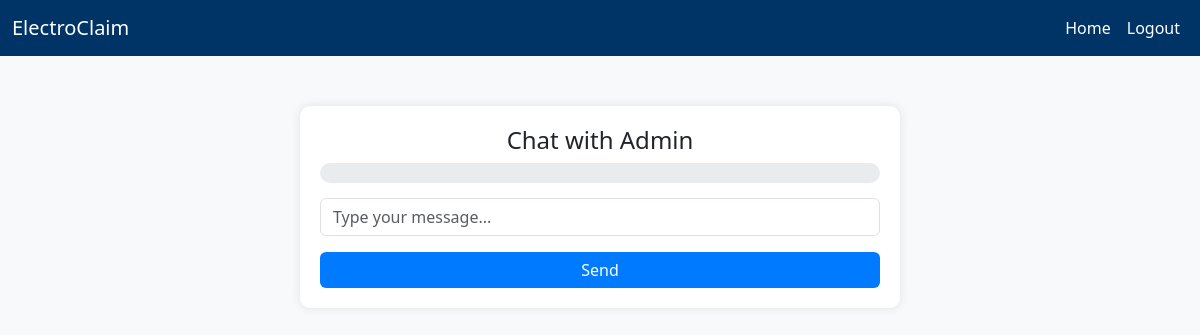
Before: /chat/3/ (signed in) with the older database file.
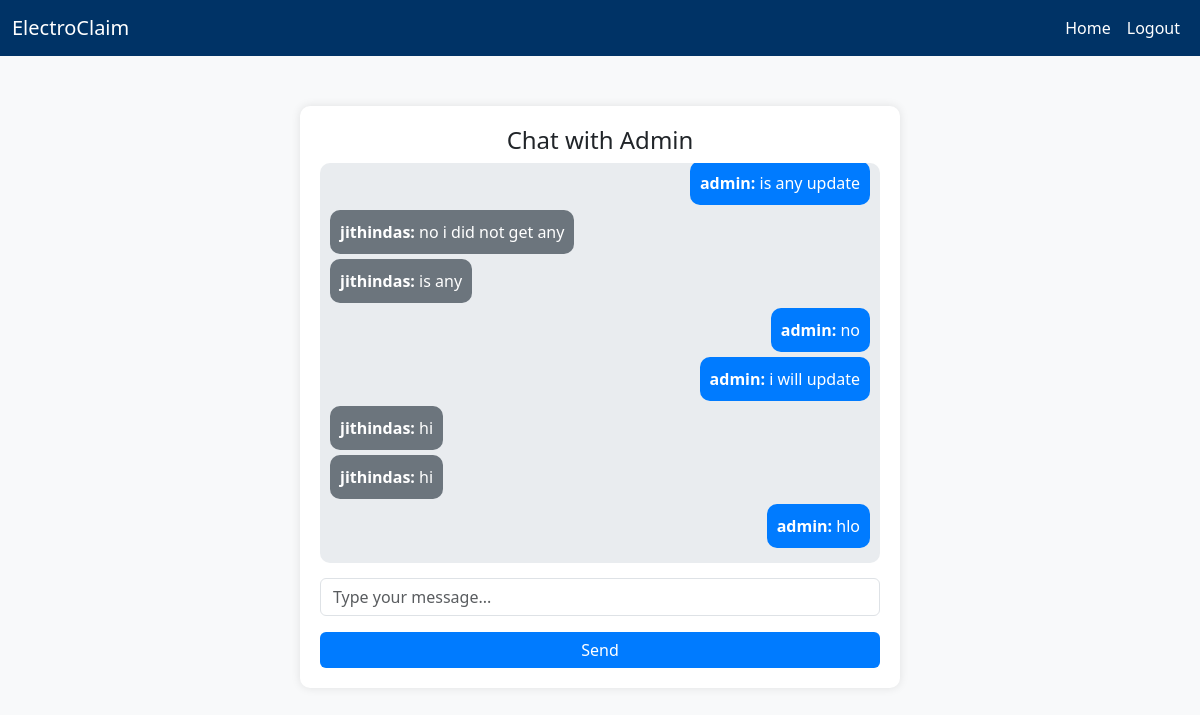
After: the same page with the newer database file.
### myapp/models.py (models this page shows, shortened)
class ChatMessage(models.Model):
    sender = models.ForeignKey(User, on_delete=models.CASCADE, related_name='sent_warranty_messages')
    receiver = models.ForeignKey(User, on_delete=models.CASCADE, related_name='received_warranty_messages')
    message = models.TextField()
    timestamp = models.DateTimeField(auto_now_add=True)

class User(AbstractUser):
    ROLE_CHOICES = (
        ('customer', 'Customer'),
        ('shop_owner', 'Shop Owner'),
    )
    role = models.CharField(max_length=20, choices=ROLE_CHOICES, default='customer')

### myapp/views.py (the view, shortened to what this page needs)
# urls.py: path('chat/<int:user_id>/', ChatView.as_view(), name='chat'),
class ChatView(LoginRequiredMixin, View):
    def get(self, request, user_id=None):
        if request.user.is_superuser:
            if not user_id:
                return redirect('admin-dashboard')  # Redirect to admin dashboard if no user_id
            chat_user = get_object_or_404(User, id=user_id)
        else:
            chat_user = User.objects.filter(is_superuser=True).first()
            if not chat_user:
                return render(request, 'chat.html', {'error': "No admin found."})
        chats = ChatMessage.objects.filter(
            sender=request.user, receiver=chat_user
        ) | ChatMessage.objects.filter(
            sender=chat_user, receiver=request.user
        ).order_by("timestamp")
        return render(request, 'chat.html', {'chats': chats, 'chat_user': chat_user, 'form': ChatForm()})

### myapp/forms.py
class ChatForm(forms.ModelForm):
    class Meta:
        model = ChatMessage
        fields = ['message']
        widgets = {
            'message': forms.Textarea(attrs={
                'class': 'form-control',
                'placeholder': 'Type your message...',
                'rows': 1,
                'autocomplete': 'off',
                'id': 'message-input',
                'data-emojiable': 'true',
                'style': 'overflow: hidden;'
            }),
        }

### myapp/templates/chat.html (shortened to what this page needs)
{% extends 'base.html' %}
{% block main_block %}
<!DOCTYPE html>
<html lang="en">
<head>
    <link rel="stylesheet" href="https://cdn.jsdelivr.net/npm/bootstrap@5.3.0/dist/css/bootstrap.min.css">
</head>
<body>
<div class="chat-container">
    <h4 class="text-center">Chat with Admin</h4>
    <div class="chat-box" id="chat-box">
        {% for chat in chats %}
            <div class="{% if chat.sender == request.user %}user-message{% else %}admin-message{% endif %}">
                <strong>{{ chat.sender.username }}:</strong> {{ chat.message }}
            </div>
        {% endfor %}
    </div>
    <form method="post" class="chat-input">
        <div class="mb-3">
            {{ form.message }}
        </div>
        <button type="submit" class="btn send-btn w-100">Send</button>
    </form>
</div>
</body>
</html>
{% endblock %}

Changed rows visible on the page:
added ChatMessage: sender.username "admin", message "is any update"
added ChatMessage: sender.username "jithindas", message "no i did not get any"
added ChatMessage: sender.username "jithindas", message "is any"
added ChatMessage: sender.username "admin", message "no"
added ChatMessage: sender.username "admin", message "i will update"
added ChatMessage: sender.username "jithindas", message "hi"
added ChatMessage: sender.username "jithindas", message "hi"
added ChatMessage: sender.username "admin", message "hlo"
